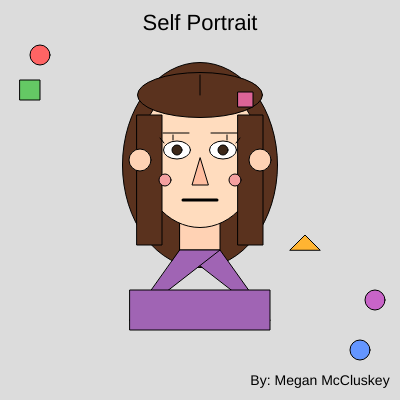
Frame 1 (no input)
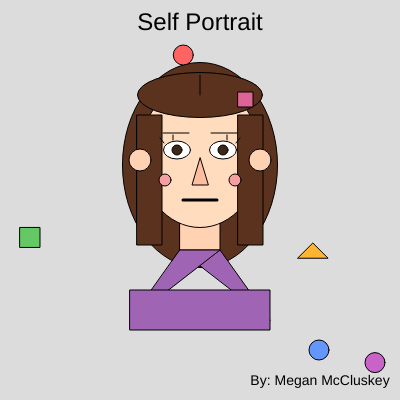
Frame 60 (no input)
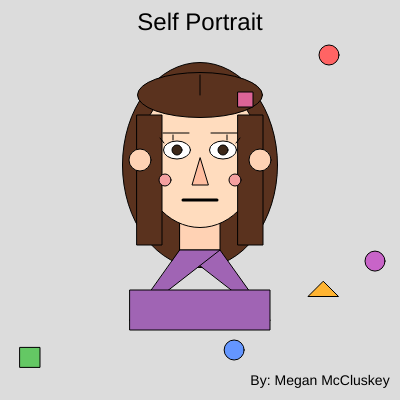
Frame 120 (the mouse pressed at the canvas centre since frame 60)

The p5.js sketch that drew these frames (run headless with seeded random() and noise() and a simulated clock; from frame 60 on, the mouse is pressed at the canvas centre):

// p5.js sketch
// ── sketch.js

var headX = 40;
var headY = 55;
var headDirection = 2;

var bodyX = 360;
var bodyY = 350;
var bodyDirection = 3;

var squareX = 20;
var squareY = 80;
var squareDirection = 2;

var circleX = 375;
var circleY = 300;
var circleDirection = 3;

var triangleX = 290;
var triangleY = 250;
var triangleDirectionX = 2;
var triangleDirectionY = 2;

var size = 22;
var count = 0;
var sizeDirection = 2;

function setup()
{
    createCanvas(400, 400);

    headDirection = random(1, 3);
    bodyDirection = random(1, 3);
    squareDirection = random(1, 3);
    circleDirection = random(1, 3);
    triangleDirectionX = random(1, 3);
    triangleDirectionY = random(1, 3);
}

function draw()
{
    background(220);

    // Title
    fill(0);
    textSize(size);
    textAlign(CENTER);
    text("Self Portrait", 200, 30);

    size += sizeDirection;
    count++;

    if(count > 5)
    {
        sizeDirection *= -1;
        count = 0;
    }

    // Hair behind head
    fill(90, 50, 30);
    ellipse(200, 165, 155, 205);

    // Neck
    fill(255, 210, 180);
    rect(180, 220, 40, 45);

    // Shirt
    fill(160, 100, 180);
    triangle(180, 250, 220, 250, 270, 320);
    triangle(180, 250, 220, 250, 130, 320);
    rect(130, 290, 140, 40);

    // Face
    fill(255, 220, 190);
    ellipse(200, 155, 120, 145);

    // Hair
    fill(90, 50, 30);
    rect(137, 115, 25, 130);
    rect(238, 115, 25, 130);
    ellipse(200, 95, 125, 45);

    // Hair part
    line(200, 75, 200, 95);

    // Ears
    fill(255, 210, 180);
    circle(140, 160, 22);
    circle(260, 160, 22);

    // Eyes
    fill(255);
    ellipse(177, 150, 27, 18);
    ellipse(223, 150, 27, 18);

    // Pupils
    fill(60, 40, 25);
    circle(177, 150, 10);
    circle(223, 150, 10);

    // Eyelashes
    line(164, 143, 160, 138);
    line(173, 140, 173, 135);
    line(236, 143, 240, 138);
    line(227, 140, 227, 135);

    // Eyebrows
    line(163, 133, 189, 133);
    line(211, 133, 237, 133);

    // Nose
    fill(255, 190, 160);
    triangle(200, 158, 192, 185, 208, 185);

    // Mouth
    strokeWeight(3);
    line(183, 200, 217, 200);
    strokeWeight(1);

    // Cheeks
    fill(245, 160, 160);
    circle(165, 180, 12);
    circle(235, 180, 12);

    // Hair clip
    fill(220, 100, 150);
    square(238, 92, 15);

    // First circle moves 
    fill(255, 100, 100);
    circle(headX, headY, 20);

    headX += headDirection;

    if(headX >= 380 || headX <= 20)
    {
        headDirection *= -1;
    }

    // Second circle moves 
    fill(100, 150, 255);
    circle(bodyX, bodyY, 20);

    bodyX += bodyDirection;

    if(bodyX >= 380 || bodyX <= 20)
    {
        bodyDirection *= -1;
    }

    // Square moves 
    fill(100, 200, 100);
    square(squareX, squareY, 20);

    squareY += squareDirection;

    if(squareY >= 360 || squareY <= 20)
    {
        squareDirection *= -1;
    }

    // Circle moves 
    fill(200, 100, 200);
    circle(circleX, circleY, 20);

    circleY += circleDirection;

    if(circleY >= 380 || circleY <= 20)
    {
        circleDirection *= -1;
    }

    // Triangle moves 
    fill(255, 180, 50);
    triangle(triangleX, triangleY,
             triangleX + 15, triangleY - 15,
             triangleX + 30, triangleY);

    triangleX += triangleDirectionX;
    triangleY += triangleDirectionY;

    if(triangleX >= 350 || triangleX <= 280)
    {
        triangleDirectionX *= -1;
    }

    if(triangleY >= 300 || triangleY <= 230)
    {
        triangleDirectionY *= -1;
    }

    // Signature
    fill(0);
    textSize(14);
    textAlign(CENTER);
    text("By: Megan McCluskey", 320, 385);
}
